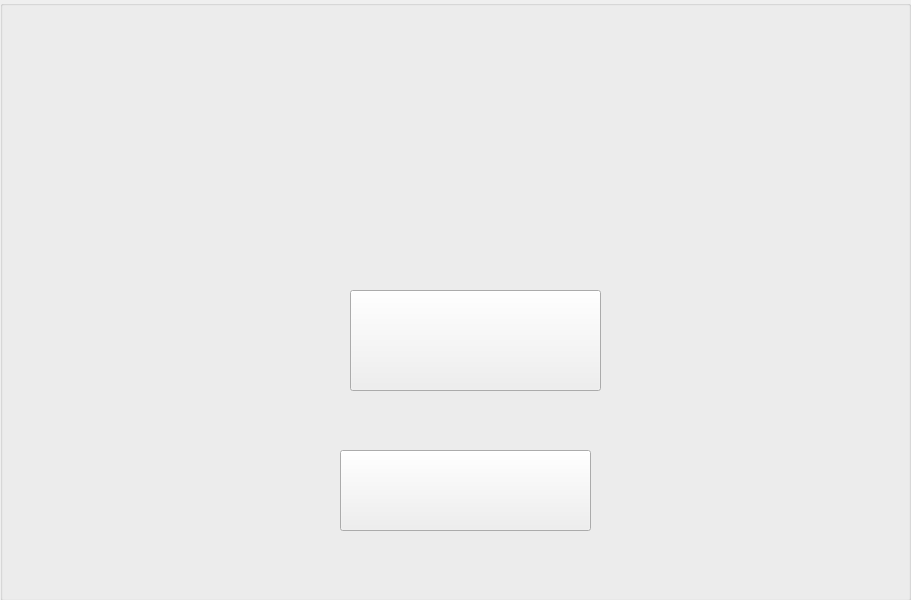
<?xml version="1.0" encoding="UTF-8"?>
<ui version="4.0">
 <class>Widget</class>
 <widget class="QWidget" name="Widget">
  <property name="geometry">
   <rect>
    <x>0</x>
    <y>0</y>
    <width>911</width>
    <height>600</height>
   </rect>
  </property>
  <property name="windowTitle">
   <string>Widget</string>
  </property>
  <widget class="QGroupBox" name="groupBox">
   <property name="geometry">
    <rect>
     <x>0</x>
     <y>0</y>
     <width>911</width>
     <height>601</height>
    </rect>
   </property>
   <property name="styleSheet">
    <string notr="true">border-image: url(:/pic/background.png);</string>
   </property>
   <property name="title">
    <string/>
   </property>
   <widget class="QPushButton" name="pushButton">
    <property name="geometry">
     <rect>
      <x>350</x>
      <y>290</y>
      <width>251</width>
      <height>101</height>
     </rect>
    </property>
    <property name="styleSheet">
     <string notr="true">border-image: url(:/pic/start2.png);</string>
    </property>
    <property name="text">
     <string/>
    </property>
   </widget>
   <widget class="QPushButton" name="pushButton_2">
    <property name="geometry">
     <rect>
      <x>340</x>
      <y>450</y>
      <width>251</width>
      <height>81</height>
     </rect>
    </property>
    <property name="styleSheet">
     <string notr="true">border-image: url(:/pic/exit3.png);</string>
    </property>
    <property name="text">
     <string/>
    </property>
   </widget>
  </widget>
 </widget>
 <resources/>
 <connections/>
</ui>
